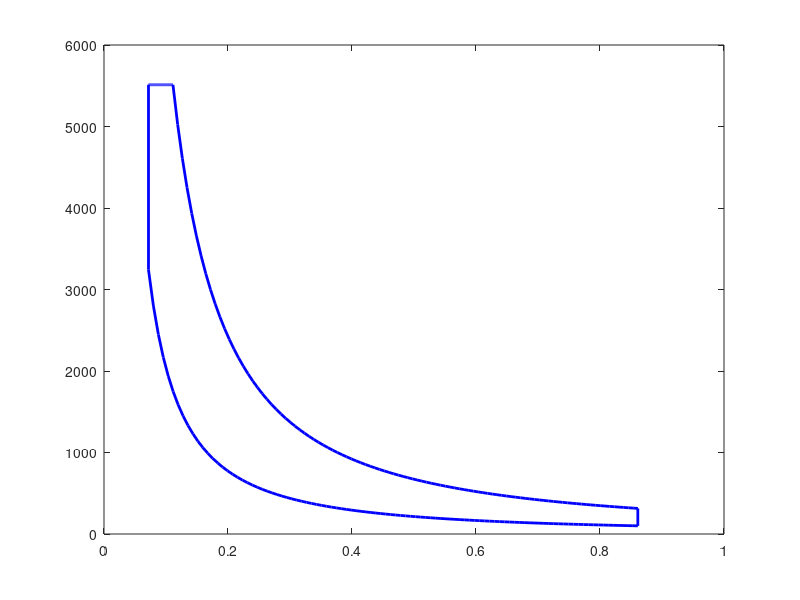

This figure's MATLAB source: (Note: this script raises an error after producing the figure.)
% Constants
gamma = 1.4;  % Specific heat ratio
P1 = 100;     % kPa (initial pressure)
V1 = 0.287*300/100;          % m^3 (initial volume)
T1 = 300;     % K (initial temperature)
rc = 12;      % Compression ratio
rp = 1.7;     % Pressure ratio (P3/P2)
cutoff_ratio = 1.55;  % Cut-off ratio (V4/V3)

 
% Dual Cycle Calculations
V2 = V1 / rc;
P2 = P1 * (rc ^ gamma);
T2 = T1 * (rc ^ (gamma - 1));
 
P3 = rp * P2;
T3 = T2 * rp;
V3 = V2;
 
V4 = cutoff_ratio * V3;
T4 = T3 * cutoff_ratio;
P4 = P3;
 
V5 = V1;
P5 = P4 * ((V4 / V5) ^ gamma);
 
% Otto Cycle Calculations
T3_otto = T2 * rp;
P3_otto = P2 * (T3_otto / T2);
V4_otto = V1;
P4_otto = P3_otto * ((V3 / V4_otto) ^ gamma);
 
% Diesel Cycle Calculations
cutoff_ratio_diesel = 1.55;
V3_diesel = cutoff_ratio_diesel * V2;
P3_diesel = P2;
V4_diesel = V1;
P4_diesel = P3_diesel * ((V3_diesel / V4_diesel) ^ gamma);
 
% Generate P-V points
% Dual Cycle
V_dual = [linspace(V1, V2, 100), linspace(V2, V3, 2),linspace(V3, V4, 100), linspace(V4, V5, 100), linspace(V5, V1, 2)]; 
         
P_dual = [P1*(V1./linspace(V1,V2,100)).^gamma, linspace(P2,P3,2),linspace(P3,P4,100), P4*(V4./linspace(V4,V5,100)).^gamma, linspace(P5,P1,2)];          

 
% Otto Cycle
V_otto = [linspace(V1, V2, 100), linspace(V2, V3, 2),linspace(V3, V4_otto, 100), linspace(V4_otto, V1, 2)];
         
P_otto = [P1*(V1./linspace(V1,V2,100)).^gamma, linspace(P2,P3_otto,2), 
P3_otto*(V3./linspace(V3,V4_otto,100)).^gamma, linspace(P4_otto,P1,2)];
 
% Diesel Cycle
V_diesel = [linspace(V1, V2, 100), linspace(V2, V3_diesel, 100),linspace(V3_diesel, V4_diesel, 100), linspace(V4_diesel, V1, 2)];
           
P_diesel = [P1*(V1./linspace(V1,V2,100)).^gamma, linspace(P2,P3_diesel,100),P3_diesel*(V3_diesel./linspace(V3_diesel,V4_diesel,100)).^gamma, linspace(P4_diesel,P1,2)];        
  
 
% Plotting
figure;
plot(V_dual, P_dual, 'b-', 'LineWidth', 2);

hold on;
plot(V_otto, P_otto, 'r--', 'LineWidth', 2);
plot(V_diesel, P_diesel, 'g-.', 'LineWidth', 2);
hold off;
 
xlabel('Volume (m^3)', 'FontSize', 12);
ylabel('Pressure (kPa)', 'FontSize', 12);
title('P-V Diagram Comparison(Compression Ratio = 12)', 'FontSize', 14);
legend('Dual Cycle', 'Otto Cycle', 'Diesel Cycle');
grid on;
xlim([0, 1.1]);
ylim([0, 6000]);